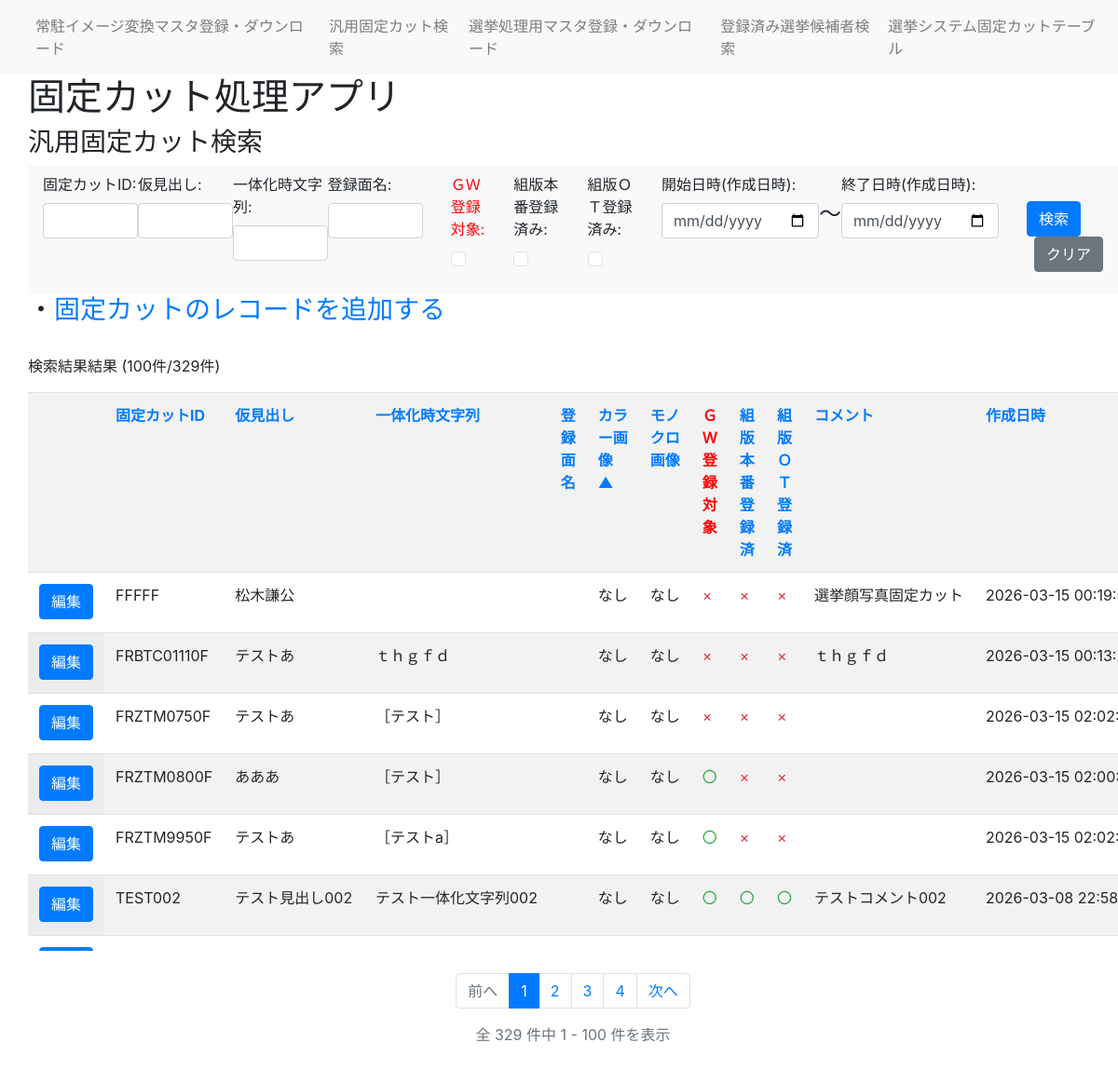
Screenshot of /general/1?midashi=&ID=&Str=&men_name=&GWFlg=&prodFlg=&OTFlg=&startdate=&enddate=&sort_by=colorUrl&sort_dir=asc with the database file from the repository.
### fixedcut_app/models/fixedcut.py (models this page shows)
class FixedCut(db.Model):
    ___tablename__ = "fixedcut"
    id = db.Column(db.String(20), primary_key=True) #固定カットID
    midashi = db.Column(db.String(30)) #仮見出し
    Str = db.Column(db.String(100)) #一体化時文字列
    colorUrl = db.Column(db.String(100)) #カラー画像のURL
    monoUrl = db.Column(db.String(100)) #モノクロ画像のURL
    GWFlg = db.Column(db.Boolean, default=False) #GW登録対象
    men_name = db.Column(db.String(30)) #登録面名
    prodFlg = db.Column(db.Boolean, default=False) #組版本番登録済みか
    OTFlg = db.Column(db.Boolean, default=False) #組版OT系登録済みか
    comment = db.Column(db.String(255)) #コメント
    created_at = db.Column(db.DateTime, nullable=False, default=datetime.now)  # 作成日時
    updated_at = db.Column(db.DateTime, nullable=False, default=datetime.now, onupdate=datetime.now)  # 更新日時

### fixedcut_app/views.py (the view)
@app.route('/general', methods=['GET', 'POST'])
@app.route('/general/<int:page>', methods=['GET', 'POST'])
def general(page=1):
    from fixedcut_app.views_general import general_handler
    return general_handler(page=page)

### fixedcut_app/views.py (called while the page is built)
@app.before_request
def log_request():
    app.logger.info("Request: %s %s from %s", request.method, request.path, request.remote_addr)

### fixedcut_app/templates/general.html (shortened to what this page needs)
{% extends 'layout.html' %}
{% block header %}
<h3>汎用固定カット検索</h3>
{% endblock %}
{% block content %}
<h3>・<a href="/general_add">固定カットのレコードを追加する</a></h3>
{% endblock %}
{% block serchbar %}
<nav class="navbar navbar-expand-lg navbar-light bg-light">
    <form class="form-group" action="{{ url_for('general') }}" method="POST">
        <ul class="navbar-nav">
            <li class="nav-item">
                <label for="ID">固定カットID:</label>
                <input name="ID" type="text" class="form-control" id="ID" value="{{ savelist[1] }}">
            </li>
            <li class="nav-item">
                <label for="midashi">仮見出し:</label>
                <input name="midashi" type="text" class="form-control" id="midashi" value="{{ savelist[0] }}">
            </li>
            <li class="nav-item">
                <label for="Str">一体化時文字列:</label>
                <input name="Str" type="text" class="form-control" id="Str" value="{{ savelist[2] }}">
            </li>
            <li class="nav-item">
                <label for="men_name">登録面名:</label>
                <input name="men_name" type="text" class="form-control" id="men_name" value="{{ savelist[3] or '' }}">
            </li>
            <li class="nav-item pad">
                <label for="GWFlg"><font color="red">ＧＷ登録対象:</font></label>
                <br>
                {% if savelist[4]=="on" %}
                <input name="GWFlg" type="checkbox" class="form-check-input ms-auto" id="checkTab1" checked>
                {% else %}
                <input name="GWFlg" type="checkbox" class="form-check-input ms-auto" id="checkTab1">
                {% endif %}
            </li>
            <li class="nav-item pad">
                <label for="prodFlg">組版本番登録済み:</label>
                <br>
                {% if savelist[5]=="on" %}
                <input name="prodFlg" type="checkbox" class="form-check-input ms-auto" id="checkTab1" checked>
                {% else %}
                <input name="prodFlg" type="checkbox" class="form-check-input ms-auto" id="checkTab1">
                {% endif %}
            </li>
            <li class="nav-item pad">
                <label for="OTFlg">組版ＯＴ登録済み:</label>
                <br>
                {% if savelist[6]=="on" %}
                <input name="OTFlg" type="checkbox" class="form-check-input ms-auto" id="checkTab1" checked>
                {% else %}
                <input name="OTFlg" type="checkbox" class="form-check-input ms-auto" id="checkTab1">
                {% endif %}
            </li>
            <li class="nav-item pad">
                <label for="startdate">開始日時(作成日時):</label>
                <input name="startdate" type="date" class="form-control" id="startdate" value="{{ savelist[7] }}">
            </li>
            <li class="nav-item pad-above">
                <h4>～</h4>
            </li>
            <li class="nav-item ">
                <label for="enddate">終了日時(作成日時):</label>
                <input name="enddate" type="date" class="form-control" id="enddate" value="{{ savelist[8] }}">
            </li>
            <li class="nav-item pad pad-above">
                <button type="submit" class="btn btn-primary">検索</button>
                <button type="button" class="btn btn-secondary ms-2" onclick="clearForm()">クリア</button>
            </li>
        </ul>
    </form>
</nav>
{% endblock %}
{% block serch_result %}
 <div class="pad">
    {% set id_q = savelist[1] %}
    {% set midashi_q = savelist[0] %}
    {% set str_q = savelist[2] %}
    {% set men_name_q = savelist[3] %}
    {% set gw_q = savelist[4] %}
    {% set prod_q = savelist[5] %}
    {% set ot_q = savelist[6] %}
    {% set start_q = savelist[7] %}
    {% set end_q = savelist[8] %}
    {% macro sort_link(label, key, text_color='') -%}
        {%- set next_dir = 'desc' if sort_by == key and sort_dir == 'asc' else 'asc' -%}
        <a href="{{ url_for('general', page=1, midashi=midashi_q, ID=id_q, Str=str_q, men_name=men_name_q, GWFlg=gw_q, prodFlg=prod_q, OTFlg=ot_q, startdate=start_q, enddate=end_q, sort_by=key, sort_dir=next_dir) }}" {% if text_color %}style="color: {{ text_color }};"{% endif %}>
            {{ label }}
            {% if sort_by == key %}
                {% if sort_dir == 'asc' %}
                    ▲
                {% else %}
                    ▼
                {% endif %}
            {% endif %}
        </a>
    {%- endmacro %}
    <p>検索結果結果
        {% if results | length > 0 %}
        ({{ results | length }}件/{{ pagination.total }}件)
        {% endif %}
    </p>
    <div class="table-container-vertical">
    <table class="table table-striped table-hover">
        <tr>
            <th></th>
            <th>{{ sort_link('固定カットID', 'id') }}</th>
            <th>{{ sort_link('仮見出し', 'midashi') }}</th>
            <th>{{ sort_link('一体化時文字列', 'Str') }}</th>
            <th>{{ sort_link('登録面名', 'men_name') }}</th>
            <th>{{ sort_link('カラー画像', 'colorUrl') }}</th>
            <th>{{ sort_link('モノクロ画像', 'monoUrl') }}</th>
            <th>{{ sort_link('ＧＷ登録対象', 'GWFlg', 'red') }}</th>
            <th>{{ sort_link('組版本番登録済', 'prodFlg') }}</th>
            <th>{{ sort_link('組版ＯＴ登録済', 'OTFlg') }}</th>
            <th>{{ sort_link('コメント', 'comment') }}</th>
            <th>{{ sort_link('作成日時', 'created_at') }}</th>
        </tr>
        {% for res in results %}
        <tr>
            <td class=table-data>
                <button onclick="location.href='/general_detail/{{ res.id }}'" class="btn btn-primary">編集</button>
            </td>
            <td class=table-data>{{ res.id }}</td>
            <td class=table-data>{{ res.midashi }}</td>
            <td class=table-data>{{ res.Str }}</td>
            <td class=table-data>{{ res.men_name or '' }}</td>
            <td class=table-data>
                {% if ".eps" in res.colorUrl %}
                <a href="{{ url_for('download', filename=res.colorUrl) }}">ダウンロード</a></td>
                {% elif ".jpg" in res.colorUrl %}
                <img src="{{ url_for('static', filename=res.colorUrl) }}" height="50" alt="">
                {% elif ".jpeg" in res.colorUrl %}
                <img src="{{ url_for('static', filename=res.colorUrl) }}" height="50" alt="">
                {% elif ".svg" in res.colorUrl %}
                <img src="{{ url_for('static', filename=res.colorUrl) }}" height="50" alt="">
                {% else %}
                <p>なし</p>
                {% endif %}
            <td class=table-data>
                {% if ".eps" in res.monoUrl %}
                <a href="{{ url_for('download', filename=res.monoUrl) }}" download="モノクロ画像.eps">ダウンロード</a>
                {% elif ".jpg" in res.monoUrl %}
                <img src="{{ url_for('static', filename=res.monoUrl) }}" height="50" alt="">
                {% elif ".jpeg" in res.monoUrl %}
                <img src="{{ url_for('static', filename=res.monoUrl) }}" height="50" alt="">
                {% elif ".svg" in res.monoUrl %}
                <img src="{{ url_for('static', filename=res.monoUrl) }}" height="50" alt="">
                {% else %}
                <p>なし</p>
                {% endif %}
            </td>
            <td class=table-data>
                {% if res.GWFlg %}
                <span class="text-success">〇</span>
                {% else %}
                <span class="text-danger">×</span>
                {% endif %}
            </td>
            <td class=table-data>
                {% if res.prodFlg %}
                <span class="text-success">〇</span>
                {% else %}
                <span class="text-danger">×</span>
                {% endif %}
            </td>
            <td class=table-data>
                {% if res.OTFlg %}
                <span class="text-success">〇</span>
                {% else %}
                <span class="text-danger">×</span>
                {% endif %}
            </td>
            <td class=table-data>{{ res.comment }}</td>
            <td class=table-data>{{ res.created_at }}</td>
        </tr>
         {% endfor %}
    </table>
    </div>
    {% if pagination %}
    <nav aria-label="ページナビゲーション" class="mt-4">
        <ul class="pagination justify-content-center">
            {% if pagination.has_prev %}
            <li class="page-item">
                <a class="page-link" href="{{ url_for('general', page=pagination.prev_num, midashi=savelist[0], ID=savelist[1], Str=savelist[2], men_name=savelist[3], GWFlg=savelist[4], prodFlg=savelist[5], OTFlg=savelist[6], startdate=savelist[7], enddate=savelist[8], sort_by=sort_by, sort_dir=sort_dir) }}">前へ</a>
            </li>
            {% else %}
            <li class="page-item disabled">
                <span class="page-link">前へ</span>
            </li>
            {% endif %}
            {% for page_num in pagination.iter_pages() %}
                {% if page_num %}
                    {% if page_num == pagination.page %}
                    <li class="page-item active">
                        <span class="page-link">{{ page_num }}</span>
                    </li>
                    {% else %}
                    <li class="page-item">
                        <a class="page-link" href="{{ url_for('general', page=page_num, midashi=savelist[0], ID=savelist[1], Str=savelist[2], men_name=savelist[3], GWFlg=savelist[4], prodFlg=savelist[5], OTFlg=savelist[6], startdate=savelist[7], enddate=savelist[8], sort_by=sort_by, sort_dir=sort_dir) }}">{{ page_num }}</a>
                    </li>
                    {% endif %}
                {% else %}
                    <li class="page-item disabled">
                        <span class="page-link">...</span>
                    </li>
                {% endif %}
            {% endfor %}
            {% if pagination.has_next %}
            <li class="page-item">
                <a class="page-link" href="{{ url_for('general', page=pagination.next_num, midashi=savelist[0], ID=savelist[1], Str=savelist[2], men_name=savelist[3], GWFlg=savelist[4], prodFlg=savelist[5], OTFlg=savelist[6], startdate=savelist[7], enddate=savelist[8], sort_by=sort_by, sort_dir=sort_dir) }}">次へ</a>
            </li>
            {% else %}
            <li class="page-item disabled">
                <span class="page-link">次へ</span>
            </li>
            {% endif %}
        </ul>
        <p class="text-center text-muted mt-2">
            全 {{ pagination.total }} 件中 {{ pagination.page * 100 - 99 }} - {{ [pagination.page * 100, pagination.total]|min }} 件を表示
        </p>
    </nav>
    {% endif %}
</div>
{% endblock %}

### fixedcut_app/templates/static/css/style.css (style rules this page uses)
.pad { padding-left: 30px; }
.pad-above { padding-top: 30px; }
.table-data { height: 100%; overflow: hidden; white-space: nowrap; text-overflow: ellipsis; }
.table-striped tbody tr:nth-of-type(odd) .table-data:first-child { background: #f8f9fa; }
.table-striped tbody tr:nth-of-type(even) .table-data:first-child { background: white; }
.table-container-vertical { overflow-y: auto; max-height: 600px; }
.table-container-vertical table { width: 100%; }
.table-container-vertical th { position: sticky; top: 0; background: white; z-index: 1; }

### rows the page displays
FixedCut: id "FFFFF", midashi "松木謙公", colorUrl "なし", monoUrl "なし", comment "選挙顔写真固定カット", created_at "2026-03-15…"
FixedCut: id "FRBTC01110F", midashi "テストあ", Str "ｔｈｇｆｄ", colorUrl "なし", monoUrl "なし", comment "ｔｈｇｆｄ", created_at "2026-03-15…"
FixedCut: id "FRZTM0750F", midashi "テストあ", Str "［テスト］", colorUrl "なし", monoUrl "なし", created_at "2026-03-15…"
FixedCut: id "FRZTM0800F", midashi "あああ", Str "［テスト］", colorUrl "なし", monoUrl "なし", GWFlg "〇", created_at "2026-03-15…"
FixedCut: id "FRZTM9950F", midashi "テストあ", Str "［テストa］", colorUrl "なし", monoUrl "なし", GWFlg "〇", created_at "2026-03-15…"
FixedCut: id "TEST002", midashi "テスト見出し002", Str "テスト一体化文字列002", colorUrl "なし", monoUrl "なし", GWFlg "〇", prodFlg "〇", OTFlg "〇", comment "テストコメント002", created_at "2026-03-08…"

### other values shown
{{ results | length }} "100"
{{ pagination.total }} "329"
{{ label }} "固定カットID 仮見出し 一体化時文字列 登録面名 カラー画像 モノクロ画像 ＧＷ登録対象 組版本番登録済 組版ＯＴ登録済 コメント 作成日時"
{{ page_num }} "1"
{{ page_num }} "2" "3" "4"
{{ pagination.page * 100 - 99 }} "1"
{{ [pagination.page * 100, pagination.total]|min }} "100"
